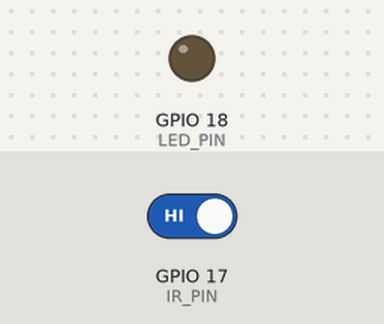
Simulated run of this program. Board: Raspberry Pi (BCM pin numbers). Shown: output pins drawn as LEDs (lit = HIGH). Inputs (shaded band) come from the test bench; at power-on: GPIO 17 (IR_PIN) HIGH.

Above: at 1.2 s.
1.3 s: GPIO 17 (IR_PIN) driven LOW
At 1.6 s:
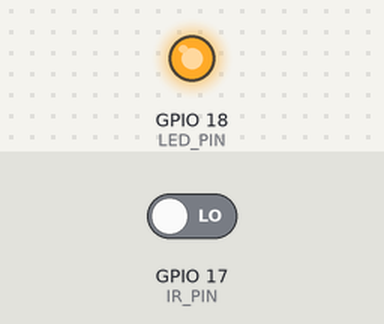
2.8 s: GPIO 17 (IR_PIN) driven HIGH
At 4.0 s:
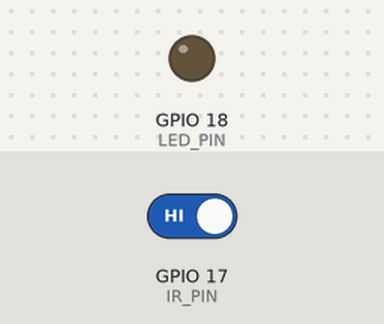
Timing chart, 0 to 5.8 s (numbered marks = the images above; inputs shaded):
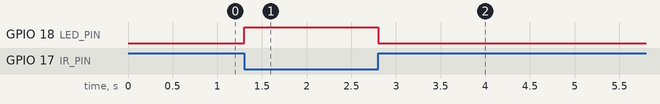

Measured:
- after the input at 1.3 s, GPIO 18 (LED_PIN): LOW → HIGH at once
- after the input at 2.8 s, GPIO 18 (LED_PIN): HIGH → LOW at once

The program:

IR.py
```python
import RPi.GPIO as GPIO
import time

# Pin configuration
LED_PIN = 18  # GPIO pin for LED
IR_PIN = 17  # GPIO pin for switch

# GPIO setup
GPIO.setmode(GPIO.BCM)
GPIO.setup(LED_PIN, GPIO.OUT)
GPIO.setup(IR_PIN, GPIO.IN)  # Enable pull-up resistor

while True:
        IR_state = GPIO.input(IR_PIN)  # Read switch state
        if IR_state == GPIO.LOW:  # If switch is pressed
            GPIO.output(LED_PIN, GPIO.HIGH)  # Turn on LED
        else:
            GPIO.output(LED_PIN, GPIO.LOW)  # Turn off LED
        time.sleep(0.1)  # Small delay to avoid bouncing issues
```
